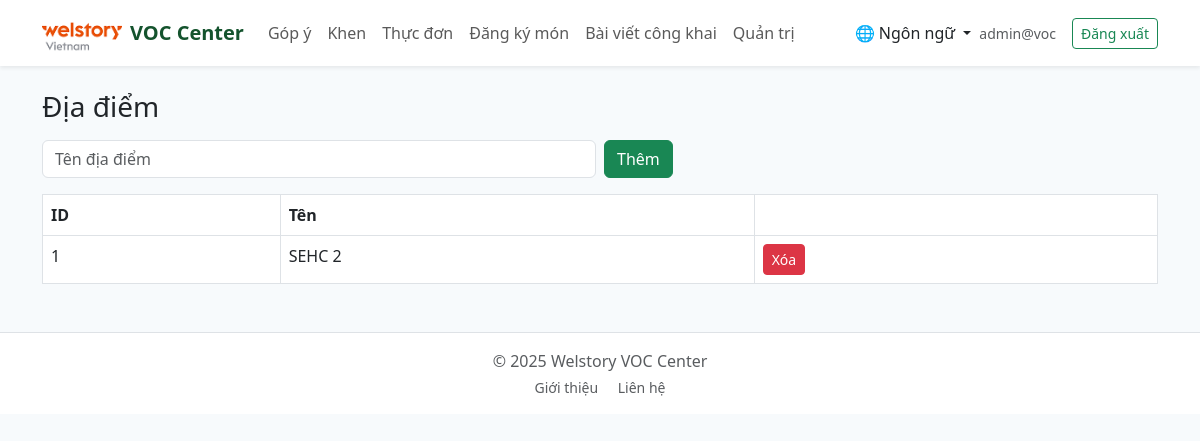
The page /admin/locations (signed in) on the database its author committed.
### app.py (models this page shows)
class User(db.Model):
    id = db.Column(db.Integer, primary_key=True)
    name = db.Column(db.String(120))
    email = db.Column(db.String(120), unique=True)
    password = db.Column(db.String(120))
    role = db.Column(db.String(20), default="user")  # admin/user/kitchen
    location_id = db.Column(db.Integer, db.ForeignKey("location.id"))
    location = db.relationship("Location")

class Location(db.Model):
    id = db.Column(db.Integer, primary_key=True)
    name = db.Column(db.String(120), nullable=False)

### app.py (the view, shortened to what this page needs)
@app.route("/admin/locations", methods=["GET","POST"])
def admin_locations():
    if not require_admin():
        return redirect(url_for("login"))
    locs = Location.query.all()
    return render_template("admin/locations.html", locations=locs)

### app.py (called while the page is built)
def tr(key):
    lang = session.get("lang", "vi")
    return T.get(lang, T["vi"]).get(key, key)

def current_user():
    uid = session.get("uid")
    if uid:
        return User.query.get(uid)
    return None

def require_admin():
    u = current_user()
    return (u and u.role == "admin")

### templates/admin/locations.html
{% extends "base.html" %}
{% block content %}
<h3 class="mb-3">{{ tr("locations") }}</h3>
<form method="post" class="row g-2 mb-3">
  <div class="col-md-6"><input class="form-control" name="name" placeholder="Tên địa điểm"></div>
  <div class="col-md-2"><button class="btn btn-success">{{ tr("add") }}</button></div>
</form>
<table class="table table-bordered"><tr><th>ID</th><th>Tên</th><th></th></tr>
{% for l in locations %}<tr><td>{{ l.id }}</td><td>{{ l.name }}</td><td><a class="btn btn-sm btn-danger" href="/admin/locations/{{ l.id }}/delete">{{ tr("delete") }}</a></td></tr>{% endfor %}
</table>
{% endblock %}

### templates/base.html (shortened to what this page needs)
<!doctype html>
<html lang="vi">
<head>
  <link href="https://cdn.jsdelivr.net/npm/bootstrap@5.3.0/dist/css/bootstrap.min.css" rel="stylesheet">
</head>
<body>
<nav class="navbar navbar-expand-lg bg-white shadow-sm">
  <div class="container">
     <a class="navbar-brand d-flex align-items-center" href="/">
      <img src="{{ url_for('static', filename='img/logo.png') }}" alt="Logo" height="40" class="me-2">
      VOC Center
    </a>
    <div class="collapse navbar-collapse" id="nav">
      <ul class="navbar-nav me-auto mb-2 mb-lg-0">
        <li class="nav-item"><a class="nav-link {% if active=='feedback' %}active{% endif %}" href="/feedback">{{ tr("feedback") }}</a></li>
        <li class="nav-item"><a class="nav-link {% if active=='praise' %}active{% endif %}" href="/praise">{{ tr("praise") }}</a></li>
        <li class="nav-item"><a class="nav-link {% if active=='menu' %}active{% endif %}" href="/menu">{{ tr("menu") }}</a></li>
        <li class="nav-item"><a class="nav-link {% if active=='order' %}active{% endif %}" href="/order">{{ tr("order") }}</a></li>
        <li class="nav-item"><a class="nav-link {% if active=='posts' %}active{% endif %}" href="/posts">{{ tr("public_posts") }}</a></li>
        {% if current_user() and current_user().role=='admin' %}
        <li class="nav-item"><a class="nav-link {% if active=='admin' %}active{% endif %}" href="/admin">{{ tr("admin") }}</a></li>
        {% endif %}
      </ul>
      <div class="d-flex align-items-center gap-2">
        <div class="nav-item dropdown">
          <a class="nav-link dropdown-toggle" href="#" id="langDropdown" role="button"
            data-bs-toggle="dropdown" aria-expanded="false">
            🌐 Ngôn ngữ
          </a>
        </div>
        {% if current_user() %}
          <span class="text-muted small me-2">{{ current_user().email }}</span>
          <a class="btn btn-sm btn-outline-success" href="/logout">{{ tr("logout") }}</a>
        {% else %}
        <a class="btn btn-sm btn-outline-success" href="/login">{{ tr("login") }}</a>
        {% endif %}
      </div>
    </div>
  </div>
</nav>
<div class="container my-4">
  {% block content %}{% endblock %}
</div>
<footer class="bg-white text-center text-muted py-3 mt-5 border-top">
  <div class="container">
    <p class="mb-1">&copy; 2025 Welstory VOC Center</p>
    <p class="small mb-0">
      <a href="https://www.welstory.vn/contents/aboutus/welstory.html"
         target="_blank"
         class="text-muted text-decoration-none me-3">Giới thiệu</a>
      <a href="https://www.welstory.vn/contents/contactus/offices_v01.html"
         target="_blank"
         class="text-muted text-decoration-none">Liên hệ</a>
    </p>
  </div>
</footer>
</body>
</html>

### templates/base.html (style rules this page uses)
body { background:#f7fafc }
.navbar-brand { font-weight:700;color:#14532d!important }

### rows shown on the page
User: email "admin@voc"
Location: id "1", name "SEHC 2", tr "Xóa"

### other values the page prints
{{ tr("feedback") }} "Góp ý"
{{ tr("praise") }} "Khen"
{{ tr("menu") }} "Thực đơn"
{{ tr("order") }} "Đăng ký món"
{{ tr("public_posts") }} "Bài viết công khai"
{{ tr("admin") }} "Quản trị"
{{ tr("logout") }} "Đăng xuất"
{{ tr("locations") }} "Địa điểm"
{{ tr("add") }} "Thêm"
